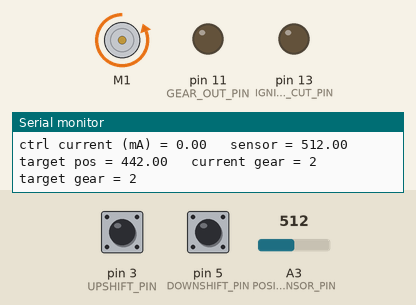
Bench run of a sketch on a simulated Arduino Uno, built with avr-gcc and run on an emulated ATmega328P. On the bench: DC motor (green arrow = forward, orange = backward, longer = faster), output pins drawn as LEDs (lit = HIGH), the last lines printed to the serial monitor. The inputs (shaded band) are chosen by the test bench; at power-on: A3 (POSITION_SENSOR_PIN) = 512, pin 3 (UPSHIFT_PIN) LOW, pin 5 (DOWNSHIFT_PIN) LOW.

Above: at 1.2 s.
1.3 s: A3 (POSITION_SENSOR_PIN) set to 390
At 2.06 s:
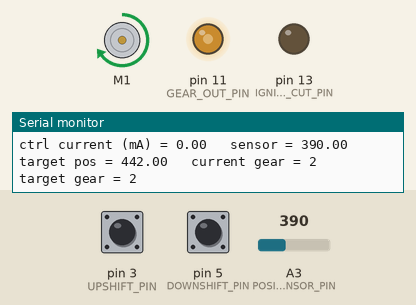
4.3 s: pin 3 (UPSHIFT_PIN) pulled HIGH for 0.15 s
At 4.8 s:
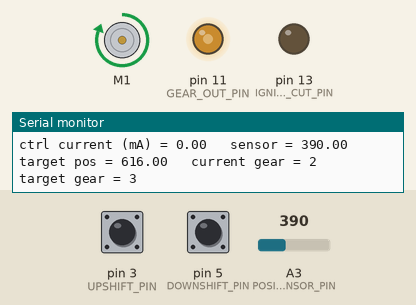
5.9 s: pin 5 (DOWNSHIFT_PIN) pulled HIGH for 0.15 s
At 6.06 s:
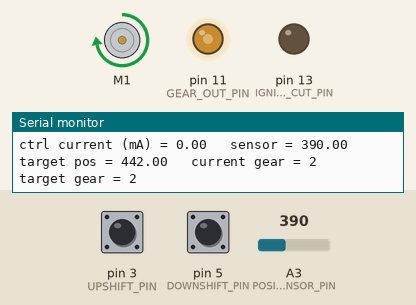
8.9 s: A3 (POSITION_SENSOR_PIN) set to 109
At 10.1 s:
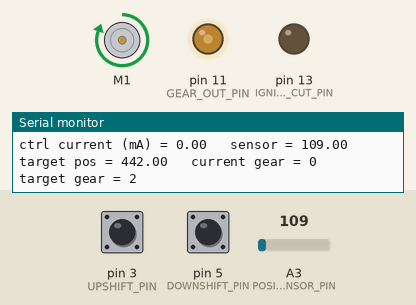
10.4 s: A3 (POSITION_SENSOR_PIN) set to 92
At 11.9 s:
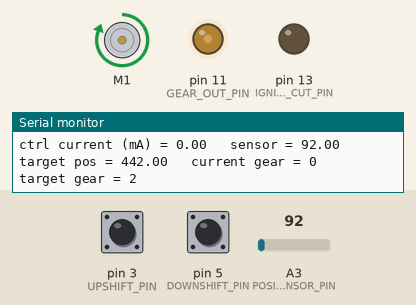
13.4 s: pin 3 (UPSHIFT_PIN) pulled HIGH for 1 s
At 14.6 s:
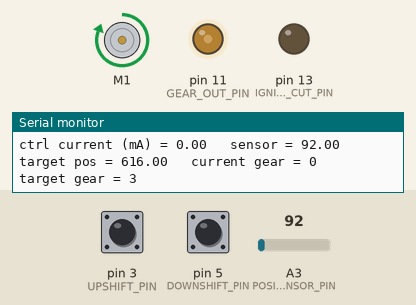
Timing chart, 0 to 16.4 s (numbered marks = the images above; inputs shaded):
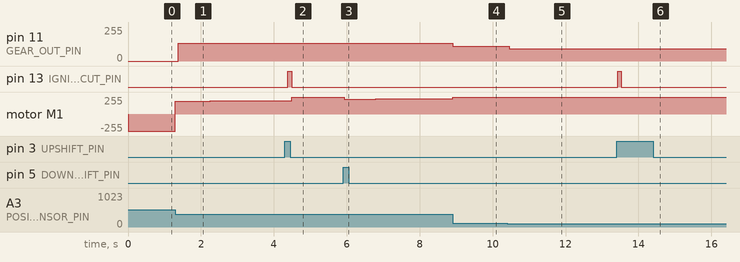

The sketch:

UA18_shifting_code.ino
```cpp
// All the libraries are in: 2018 Formula → Design 154 Powertrain → Electric Shifting
#include <MsTimer2.h>
#include <DualVNH5019MotorShield.h>
#include <PID_v1.h>


#define DEBUG_MODE          true
#define DUAL_CHANNEL        false   // false if single channel
#define BAUD_RATE           9600

// Pinout
#define POSITION_SENSOR_PIN A3      // analog pin that the potentiometer is attached to
#define DOWNSHIFT_PIN       5       // upshift/downshift buttons have pulldown resistors
#define UPSHIFT_PIN         3
#define RPM_IN_PIN          A5
#define IGNITION_CUT_PIN    13
#define GEAR_OUT_PIN        11

// Setup
#define SENSOR_MIN          98      // reading in neutral (actual=105) - backlash (50 for now) (new is actually 272)
#define SENSOR_MAX          795     // reading in 4th (actual=790) + backlash (50 for now) (new is actually 982)
#define SENSOR_ERROR_MAX    10      // when the motor stops trying to change position
#define GEAR_MIN            0       // for neutral
#define GEAR_MAX            4       // 4th gear
#define PWM_MIN             -400    // VNH5019 shield PWM min & max
#define PWM_MAX             400     // Min/Max are -400/400, set low for safety
#define RATE                1       // ms (or 1/kHz). Sets PID rate
#define CUTOFF_CURRENT      20000   // the max amperage before it detects a jam (in mA)

#define DEBOUNCE_TIME       5       // ms
#define NEUTRAL_LOCK_TIME   1000    // ms
#define IGNITION_CUT_TIME   100     // ms
#define MOTOR_STOPPED       0x0000


//unsigned int getM1CurrentMilliamps();
//unsigned int getM2CurrentMilliamps();
//unsigned int motorCurrentMilliamps();
//unsigned char getM1Fault();
//unsigned char getM2Fault();


bool upshiftRecentlyPressed = false;
bool downshiftRecentlyPressed = false;
int awaitingUpshift = 0; // works like a semaphore
// ~50 days to roll over so should be fine
unsigned long timeUpshiftReleased = millis();
unsigned long timeUpshiftPressed = millis();
unsigned long timeDownshiftReleased = millis();
unsigned long timeDownshiftPressed = millis();
unsigned long currentMillis = millis();

int sensorValue; // value read from the pot
//int currentGear;
int targetGear;
int lastWorkingGear;
int upshiftButtonDepressed = 0; //current button state
int downshiftButtonDepressed = 0;
int gear2position[5] = {98,284,442,616,795}; //(N is actually 1st. If using 5spd, add N=174)

double meanCurrent;
double motorSpeed = MOTOR_STOPPED;
double currentPosition;
double Output;
double targetPosition;
// PID gain values
float Kp = 6.0;
float Ki = 0.1;
float Kd = 0.0;


PID shiftPID(&currentPosition, &Output, &targetPosition, Kp, Ki, Kd, DIRECT); // direction is either DIRECT or REVERSE
DualVNH5019MotorShield motorDriver; //(2, 7, 6, A0, 2, 7, 12, A1); // motor drivers MUST be wired in PARALLEL


void setup() {
    Serial.begin(BAUD_RATE);

    pinMode(UPSHIFT_PIN, INPUT);
    pinMode(DOWNSHIFT_PIN, INPUT);
    pinMode(IGNITION_CUT_PIN, OUTPUT);
    pinMode(GEAR_OUT_PIN, OUTPUT);

    motorDriver.init();
    motorDriver.setM1Speed(MOTOR_STOPPED);
    if(DUAL_CHANNEL) {
        motorDriver.setM2Speed(MOTOR_STOPPED);
    }

    shiftPID.SetMode(AUTOMATIC);
    shiftPID.SetSampleTime(RATE);
    shiftPID.SetOutputLimits(PWM_MIN, PWM_MAX);

    MsTimer2::set(RATE, controlLoop);
    MsTimer2::start();

    // determine current state
    currentPosition = analogRead(POSITION_SENSOR_PIN); // read the analog in value
    int currentGear = mapGear(currentPosition, SENSOR_MIN, SENSOR_MAX, GEAR_MIN, GEAR_MAX); // maps the sensor to a range of 0-4 (0=N)
    targetGear = currentGear;
    lastWorkingGear = currentGear;
    analogWrite(GEAR_OUT_PIN, currentPosition);
    digitalWrite(IGNITION_CUT_PIN, LOW);

    controlLoop(); // initialize values
}


void loop() {
    upshiftButtonDepressed = digitalRead(UPSHIFT_PIN);
    downshiftButtonDepressed = digitalRead(DOWNSHIFT_PIN);
    currentMillis = millis();

    analogWrite(GEAR_OUT_PIN, currentPosition);

    // continually updates time until released
    if(upshiftButtonDepressed) {
        timeUpshiftReleased = currentMillis;
    }
    if(downshiftButtonDepressed) {
        timeDownshiftReleased = currentMillis;
    } else {
        timeDownshiftPressed = currentMillis; // ensures downshift button must be held to downshift
    }

    // debouncing
    if(!upshiftButtonDepressed && upshiftRecentlyPressed && currentMillis - timeUpshiftReleased >= DEBOUNCE_TIME) {
        upshiftRecentlyPressed = false;
    }
    if(!downshiftButtonDepressed && downshiftRecentlyPressed && currentMillis - timeDownshiftReleased >= DEBOUNCE_TIME) {
        downshiftRecentlyPressed = false;
    }

    // read buttons
    if(upshiftButtonDepressed && !upshiftRecentlyPressed && targetGear < GEAR_MAX) {
        upshiftRecentlyPressed = true;
        timeUpshiftPressed = currentMillis;
        // no throttle cut for 1st
        if(targetGear > GEAR_MIN) { // this is the OLD target gear
            Serial.println("boomshakalakalaka");
            MsTimer2::stop();
            digitalWrite(IGNITION_CUT_PIN, HIGH);
            awaitingUpshift++;
        }
        targetGear += 1; // needs to be after timer is stopped
    }
    if(downshiftButtonDepressed && !downshiftRecentlyPressed && targetGear > GEAR_MIN) {
        downshiftRecentlyPressed = true;
        timeDownshiftPressed = currentMillis;
        // Neutral lock
        if(targetGear > GEAR_MIN + 1) {
            targetGear -= 1;
        }
    }

    // Neutral lock
    if(downshiftButtonDepressed && currentMillis - timeDownshiftPressed >= NEUTRAL_LOCK_TIME && targetGear == GEAR_MIN + 1) {
        targetGear = GEAR_MIN;
    }
    // Throttle cut
    if(awaitingUpshift && currentMillis - timeUpshiftPressed >= IGNITION_CUT_TIME) {
        MsTimer2::start();
        awaitingUpshift--;
        if(!awaitingUpshift) {
            digitalWrite(IGNITION_CUT_PIN, LOW);
        }
    }

    // can't print during interrupt
    if(DEBUG_MODE) {
        currentPosition = analogRead(POSITION_SENSOR_PIN);
        int currentGear = mapGear(currentPosition, SENSOR_MIN, SENSOR_MAX, GEAR_MIN, GEAR_MAX); // maps the sensor to a range of 0-4 (0=N)
        // print the results to the serial monitor:
        Serial.print("ctrl ");
        Serial.print("current (mA) = ");
        Serial.print(meanCurrent);
        Serial.print("\t sensor = ");
        Serial.print(currentPosition);
        Serial.print("\t target pos = "); //temp
        Serial.print(targetPosition);  //temp
        Serial.print("\t current gear = ");
        Serial.print(currentGear);
        Serial.print("\t target gear = ");
        Serial.println(targetGear);
    }
}


// Motor PID loop
// Should be as short as possible
void controlLoop() {
    // determine current state
    currentPosition = analogRead(POSITION_SENSOR_PIN); // read the analog in value

    // Read current (in mA)
    meanCurrent = motorDriver.getM1CurrentMilliamps();
    if(DUAL_CHANNEL)
        meanCurrent = (meanCurrent + motorDriver.getM2CurrentMilliamps()) / 2;

    // Check for and handle jam.
    if (meanCurrent > CUTOFF_CURRENT) {
        targetGear = lastWorkingGear;
    }

    targetPosition = gear2position[targetGear];

    // Use PID to set motor speed
    motorSpeed = MOTOR_STOPPED;
    if(abs(currentPosition - targetPosition) > SENSOR_ERROR_MAX) {
        shiftPID.Compute();
        motorSpeed = Output;
    }
    else{
        lastWorkingGear = mapGear(currentPosition, SENSOR_MIN, SENSOR_MAX, GEAR_MIN, GEAR_MAX);
        //MsTimer2::stop();
    }

    motorDriver.setM1Speed(motorSpeed);
    if(DUAL_CHANNEL) {
        motorDriver.setM2Speed(motorSpeed);
    }

    //stopIfFault();
}


// Old motor PID loop
/*void controlLoopOld() {
    currentPosition = analogRead(POSITION_SENSOR_PIN);
    meanCurrent = motorDriver.getM1CurrentMilliamps();// + md.getM2CurrentMilliamps()) / 2;  // read current (in mA)
    if (meanCurrent > CUTOFF_CURRENT) {    // cutoffCurrent is defined in setup
        targetPosition = gear2position[currentGear];
    } else {
        targetPosition = gear2position[targetGear];
    }

    shiftPID.Compute();
    int motorValue = int(Output);
    motorDriver.setM1Speed(motorValue);
    //md.setM2Speed(motorValue);
    // stopIfFault();
}*/


// This function is needed for gears to be mapped proportionally
long mapGear(long x, long in_min, long in_max, long out_min, long out_max) {
    // default map behavior:
    // return (x - in_min) * (out_max - out_min) / (in_max - in_min) + out_min;

    if(x > in_max) return out_max;
    return (x - in_min) * (out_max - out_min + 1) / (in_max - in_min + 1) + out_min;
}
```

Measured:
- after the input at 1.3 s, pin 11 (GEAR_OUT_PIN): 0/255 → 134/255 after 0.08 s; motor M1: moves from backward 255/255 to forward 202/255 over 2.7 s, starting at once
- after the input at 4.3 s, pin 13 (IGNITION_CUT_PIN): LOW → HIGH after 0.08 s, → LOW 0.10 s later
- after the input at 5.9 s, motor M1: forward 255/255 → forward 223/255 at once, → forward 224/255 0.28 s later, → forward 225/255 0.20 s later, → forward 226/255 0.39 s later, … (10 changes in this stretch)
- after the input at 8.9 s, pin 11 (GEAR_OUT_PIN): 134/255 → 109/255 at once
- after the input at 10.4 s, pin 11 (GEAR_OUT_PIN): 109/255 → 92/255 after 0.06 s
- after the input at 13.4 s, pin 13 (IGNITION_CUT_PIN): LOW → HIGH at once, → LOW 0.10 s later
